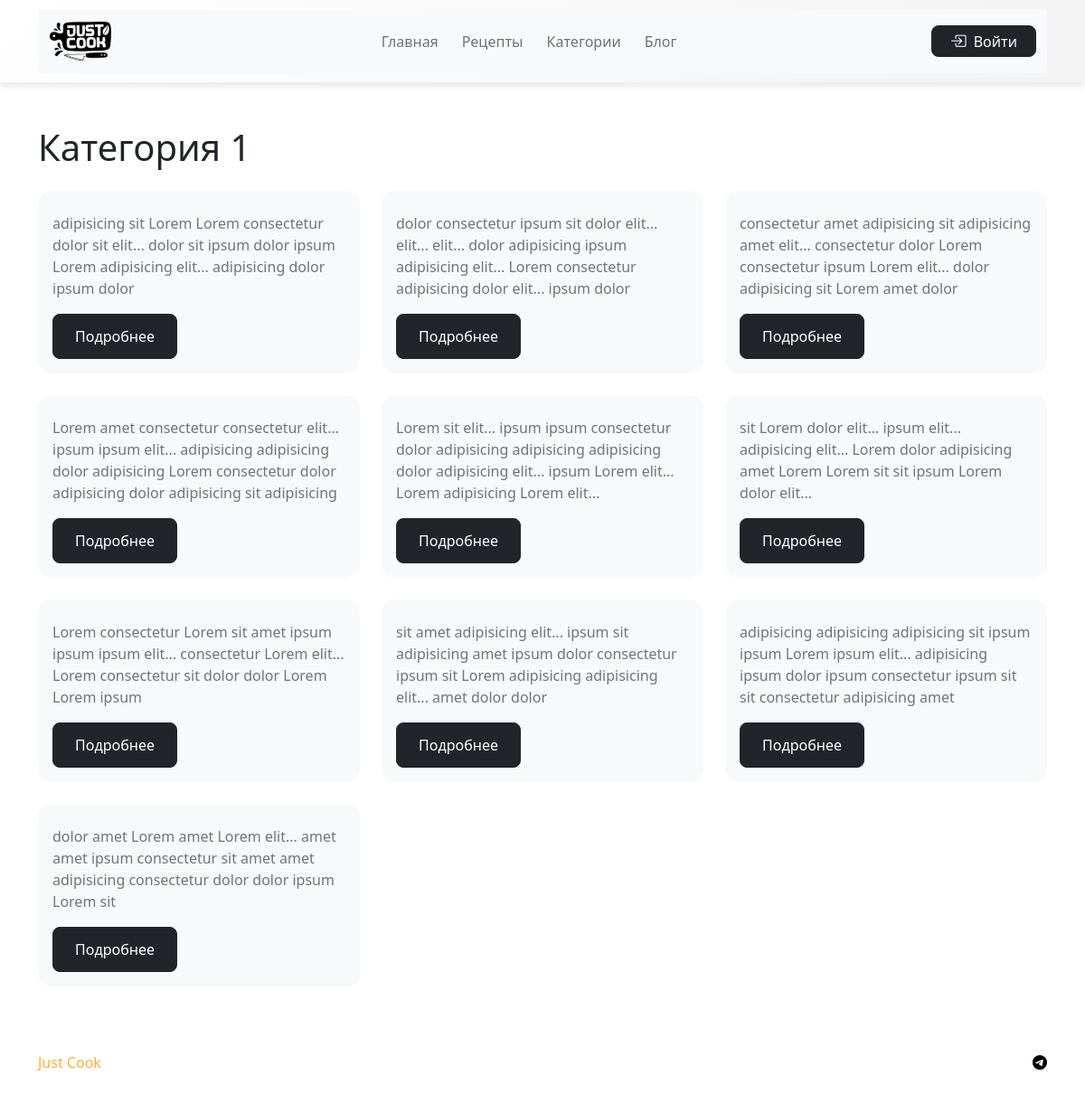
The page /category/51/ on the database its author committed.
### myapp/models.py (models this page shows, shortened)
class Category(models.Model):
    name = models.CharField(max_length=100, verbose_name="Название категории")
    description = models.TextField(max_length=250)
    photo = models.ImageField(upload_to='category_photos/', default='default_image.png')
    date_of_create = models.DateTimeField(auto_now_add=True, verbose_name="Дата создания")
    class Meta:
        verbose_name = "Категория"
        verbose_name_plural = "Категории"

class Recipe(models.Model):
    title = models.CharField(max_length=100, verbose_name="Название блюда")
    description = models.TextField(max_length=5000, verbose_name="Описание")
    cooking_steps = models.JSONField(default=list, verbose_name="Шаги приготовления")
    cooking_time = models.PositiveIntegerField(validators=[MinValueValidator(1), MaxValueValidator(1440)], verbose_name="Время приготовления (в минутах)")
    image_of_food = models.ImageField(upload_to='recipes_photos', verbose_name="Фото готового блюда")
    author = models.ForeignKey(User, on_delete=models.CASCADE, verbose_name="Автор")
    ingredients = models.JSONField(default=list, verbose_name="Ингредиенты")
    date_of_create = models.DateTimeField(auto_now_add=True, verbose_name="Дата создания")

### myapp/views.py (the view)
# urls.py: path('category/<int:category_id>/', views.category_recipes, name='category_recipes'),
def category_recipes(request, category_id):
    category = get_object_or_404(Category, id=category_id)
    recipes = Recipe.objects.filter(recipecategory__category=category)
    return render(request, 'myapp/category_recipes.html', {
        'category': category,
        'recipes': recipes
    })

### myapp/templates/myapp/category_recipes.html (shortened to what this page needs)
{% extends "base.html" %} {% load static %} {% block title %} Рецепты {% endblock title %} {% block content %}
<div class="container py-5">
	<h1 class="mb-4">{{ category.name }}</h1>
	<div class="row g-4">
		{% for recipe in recipes %}
		<div class="col-md-4">
			<div class="card recipe-card">
				<div class="card-body">
					<p class="card-text">{{ recipe.description|truncatewords:20 }}</p>
					<a href="{% url 'recipe_detail' recipe.id %}" class="btn btn-dark">Подробнее</a>
				</div>
			</div>
		</div>
		{% empty %}
		<div class="col-12">
			<p class="text-center">В этой категории пока нет рецептов</p>
		</div>
		{% endfor %}
	</div>
</div>
{% endblock %}

### templates/base.html (shortened to what this page needs)
{% load static %}
<html lang="ru">
  <head>
    <link href="https://cdn.jsdelivr.net/npm/bootstrap@5.0.2/dist/css/bootstrap.min.css" rel="stylesheet">
    <link href="https://cdn.jsdelivr.net/npm/bootstrap-icons/font/bootstrap-icons.css" rel="stylesheet">
    <link href="{% static 'css/style.css' %}" rel="stylesheet">
  </head>
  <body>
    <header class="header sticky-top">
      <div class="container">
        <nav class="navbar navbar-expand-lg navbar-light bg-light">
          <div class="container">
            <a class="navbar-brand" href="{% url 'index_recipes' %}">
              <img src="{% static 'images/logo.svg' %}" alt="Logo" class="logo">
            </a>
            <div class="collapse navbar-collapse d-none d-lg-flex" id="navbarNav">
              <ul class="navbar-nav mx-auto">
                <li class="nav-item">
                  <a class="nav-link {% if request.path == '/' %}active{% endif %}" href="{% url 'index_recipes' %}">Главная</a>
                </li>
                <li class="nav-item">
                  <a class="nav-link {% if request.path == '/recipes_page/' %}active{% endif %}" href="{% url 'recipes_page' %}">Рецепты</a>
                </li>
                <li class="nav-item">
                  <a class="nav-link {% if request.path == '/categories/' %}active{% endif %}" href="{% url 'categories' %}">Категории</a>
                </li>
                <li class="nav-item">
                  <a class="nav-link {% if request.path == '/blog/' %}active{% endif %}" href="{% url 'blog' %}">Блог</a>
                </li>
              </ul>
              <div class="nav-auth">
                {% if user.is_authenticated %}
                  <a href="{% url 'logout' %}" class="btn btn-dark">
                    <i class="bi bi-box-arrow-right text-white"></i>
                    <span>Выйти</span>
                  </a>
                {% else %}
                  <a href="{% url 'login' %}" class="btn btn-dark">
                    <i class="bi bi-box-arrow-in-right text-white"></i>
                    <span>Войти</span>
                  </a>
                {% endif %}
              </div>
            </div>
          </div>
        </nav>
      </div>
    </header>
    {% block content %}{% endblock content %}
    <footer class="bg-white py-4">
      <div class="container">
        <div class="d-flex w-100 align-items-center justify-content-between">
          <div class"col-md-6">
            <p class="mb-0 product-name">Just Cook</p>
          </div>
          <div class="col-md-6 text-end">
          <a href="https://t.me" class="text-black">
              <i class="bi bi-telegram"></i>
            </a>
          </div>
      </div>
    </div>
    </footer>
  </body>
</html>

### static/css/style.css (style rules this page uses)
.header { padding-top: 10px; padding-bottom: 10px; background: linear-gradient(135deg, rgba(255, 255, 255, 0.8), rgba(240, 240, 240, 0.8)); box-shadow: 0 4px 8px rgba(0, 0, 0, 0.1); }
.navbar-nav .nav-item { padding-left: 5px; padding-right: 5px; }
:root { --custom-yellow-color: #ffb031; --custom-orrange-color: #fd9900; --custom-pink-color: #fd6e8c; --custom-peach-color: #ec7440; --custom-black-color: #1e1e1e; }
.i, .bi { color: black !important; }
.product-name { color: var(--custom-yellow-color); }
.recipe-card { border: none; border-radius: 15px; transition: transform 0.3s ease, box-shadow 0.3s ease; background-color: #f8f9fa; overflow: hidden; }
.recipe-card .card-text { color: #6c757d; }
.recipe-card .btn { border-radius: 8px; padding: 12px 24px; font-weight: 500; transition: all 0.3s ease; }
.btn { padding: 0.5rem 1.25rem; border-radius: 8px; transition: all 0.3s ease; display: inline-flex; align-items: center; justify-content: center; gap: 0.5rem; }
.btn-dark { background-color: #212529; border-color: #212529; color: #fff; }
.btn-dark .bi { color: #ffffff !important; font-size: 1.1rem; line-height: 1; display: flex; align-items: center; }
.btn span { line-height: 1; display: inline-block; vertical-align: middle; }

### rows shown on the page
Category: name "Категория 1"
Recipe: description "adipisicing sit Lorem Lorem consectetur dolor sit elit... dolor sit ipsum dolor ipsum Lorem adipisicing elit... adipisicing dolor ipsum dolor"
Recipe: description "dolor consectetur ipsum sit dolor elit... elit... elit... dolor adipisicing ipsum adipisicing elit... Lorem consectetur adipisicing dolor elit... ipsum dolor"
Recipe: description "consectetur amet adipisicing sit adipisicing amet elit... consectetur dolor Lorem consectetur ipsum Lorem elit... dolor adipisicing sit Lorem amet dolor"
Recipe: description "Lorem amet consectetur consectetur elit... ipsum ipsum elit... adipisicing adipisicing dolor adipisicing Lorem consectetur dolor adipisicing dolor adipisicing sit adipisicing"
Recipe: description "Lorem sit elit... ipsum ipsum consectetur dolor adipisicing adipisicing adipisicing dolor adipisicing elit... ipsum Lorem elit... Lorem adipisicing Lorem elit..."
Recipe: description "sit Lorem dolor elit... ipsum elit... adipisicing elit... Lorem dolor adipisicing amet Lorem Lorem sit sit ipsum Lorem dolor elit..."
Recipe: description "Lorem consectetur Lorem sit amet ipsum ipsum ipsum elit... consectetur Lorem elit... Lorem consectetur sit dolor dolor Lorem Lorem ipsum"
Recipe: description "sit amet adipisicing elit... ipsum sit adipisicing amet ipsum dolor consectetur ipsum sit Lorem adipisicing adipisicing elit... amet dolor dolor"
Recipe: description "adipisicing adipisicing adipisicing sit ipsum ipsum Lorem ipsum elit... adipisicing ipsum dolor ipsum consectetur ipsum sit sit consectetur adipisicing amet"
Recipe: description "dolor amet Lorem amet Lorem elit... amet amet ipsum consectetur sit amet amet adipisicing consectetur dolor dolor ipsum Lorem sit"
